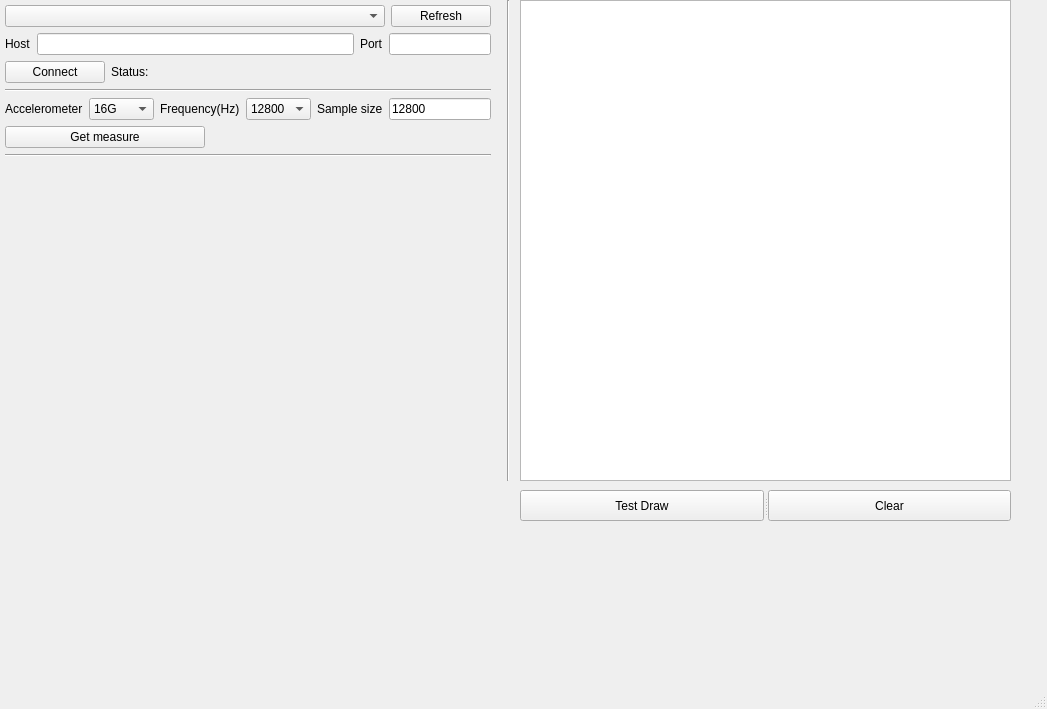
<?xml version="1.0" encoding="UTF-8"?>
<ui version="4.0">
 <class>MainWindow</class>
 <widget class="QMainWindow" name="MainWindow">
  <property name="geometry">
   <rect>
    <x>0</x>
    <y>0</y>
    <width>1047</width>
    <height>709</height>
   </rect>
  </property>
  <property name="windowTitle">
   <string>MainWindow</string>
  </property>
  <widget class="QWidget" name="centralwidget">
   <widget class="QWidget" name="verticalLayoutWidget">
    <property name="geometry">
     <rect>
      <x>0</x>
      <y>0</y>
      <width>496</width>
      <height>478</height>
     </rect>
    </property>
    <layout class="QVBoxLayout" name="verticalLayout">
     <property name="sizeConstraint">
      <enum>QLayout::SetDefaultConstraint</enum>
     </property>
     <property name="leftMargin">
      <number>5</number>
     </property>
     <property name="topMargin">
      <number>5</number>
     </property>
     <property name="rightMargin">
      <number>5</number>
     </property>
     <property name="bottomMargin">
      <number>5</number>
     </property>
     <item>
      <layout class="QHBoxLayout" name="horizontalLayout_3">
       <item>
        <widget class="QComboBox" name="HostList"/>
       </item>
       <item>
        <widget class="QPushButton" name="RefreshHostListBTN">
         <property name="minimumSize">
          <size>
           <width>20</width>
           <height>0</height>
          </size>
         </property>
         <property name="maximumSize">
          <size>
           <width>100</width>
           <height>16777215</height>
          </size>
         </property>
         <property name="baseSize">
          <size>
           <width>20</width>
           <height>0</height>
          </size>
         </property>
         <property name="text">
          <string>Refresh</string>
         </property>
        </widget>
       </item>
      </layout>
     </item>
     <item>
      <layout class="QHBoxLayout" name="horizontalLayout">
       <item>
        <widget class="QLabel" name="label">
         <property name="text">
          <string>Host</string>
         </property>
        </widget>
       </item>
       <item>
        <widget class="QLineEdit" name="HostName"/>
       </item>
       <item>
        <widget class="QLabel" name="label_2">
         <property name="text">
          <string>Port</string>
         </property>
        </widget>
       </item>
       <item>
        <widget class="QLineEdit" name="PortNumber">
         <property name="maximumSize">
          <size>
           <width>102</width>
           <height>16777215</height>
          </size>
         </property>
        </widget>
       </item>
      </layout>
     </item>
     <item>
      <layout class="QHBoxLayout" name="horizontalLayout_5">
       <item>
        <widget class="QPushButton" name="ConnectBTN">
         <property name="maximumSize">
          <size>
           <width>100</width>
           <height>16777215</height>
          </size>
         </property>
         <property name="text">
          <string>Connect</string>
         </property>
        </widget>
       </item>
       <item>
        <widget class="QLabel" name="ConnectionStatus">
         <property name="text">
          <string>Status:</string>
         </property>
        </widget>
       </item>
      </layout>
     </item>
     <item>
      <widget class="Line" name="line">
       <property name="orientation">
        <enum>Qt::Horizontal</enum>
       </property>
      </widget>
     </item>
     <item>
      <layout class="QHBoxLayout" name="horizontalLayout_2">
       <item>
        <widget class="QLabel" name="label_7">
         <property name="text">
          <string>Accelerometer</string>
         </property>
        </widget>
       </item>
       <item>
        <widget class="QComboBox" name="Acc">
         <property name="currentIndex">
          <number>3</number>
         </property>
         <item>
          <property name="text">
           <string>2G</string>
          </property>
         </item>
         <item>
          <property name="text">
           <string>4G</string>
          </property>
         </item>
         <item>
          <property name="text">
           <string>8G</string>
          </property>
         </item>
         <item>
          <property name="text">
           <string>16G</string>
          </property>
         </item>
        </widget>
       </item>
       <item>
        <widget class="QLabel" name="label_9">
         <property name="text">
          <string>Frequency(Hz)</string>
         </property>
        </widget>
       </item>
       <item>
        <widget class="QComboBox" name="SampleFreq">
         <property name="currentIndex">
          <number>4</number>
         </property>
         <item>
          <property name="text">
           <string>800</string>
          </property>
         </item>
         <item>
          <property name="text">
           <string>1600</string>
          </property>
         </item>
         <item>
          <property name="text">
           <string>3200</string>
          </property>
         </item>
         <item>
          <property name="text">
           <string>6400</string>
          </property>
         </item>
         <item>
          <property name="text">
           <string>12800</string>
          </property>
         </item>
        </widget>
       </item>
       <item>
        <widget class="QLabel" name="label_8">
         <property name="text">
          <string>Sample size</string>
         </property>
        </widget>
       </item>
       <item>
        <widget class="QLineEdit" name="SampleSize">
         <property name="maximumSize">
          <size>
           <width>102</width>
           <height>16777215</height>
          </size>
         </property>
         <property name="text">
          <string>12800</string>
         </property>
        </widget>
       </item>
      </layout>
     </item>
     <item>
      <widget class="QPushButton" name="GetMeasureBTN">
       <property name="maximumSize">
        <size>
         <width>200</width>
         <height>16777215</height>
        </size>
       </property>
       <property name="text">
        <string>Get measure</string>
       </property>
      </widget>
     </item>
     <item>
      <widget class="Line" name="line_2">
       <property name="orientation">
        <enum>Qt::Horizontal</enum>
       </property>
      </widget>
     </item>
     <item>
      <spacer name="verticalSpacer">
       <property name="orientation">
        <enum>Qt::Vertical</enum>
       </property>
       <property name="sizeHint" stdset="0">
        <size>
         <width>20</width>
         <height>40</height>
        </size>
       </property>
      </spacer>
     </item>
    </layout>
   </widget>
   <widget class="Line" name="line_3">
    <property name="geometry">
     <rect>
      <x>500</x>
      <y>0</y>
      <width>16</width>
      <height>481</height>
     </rect>
    </property>
    <property name="orientation">
     <enum>Qt::Vertical</enum>
    </property>
   </widget>
   <widget class="PlotWidget" name="graphicsView">
    <property name="geometry">
     <rect>
      <x>520</x>
      <y>0</y>
      <width>491</width>
      <height>481</height>
     </rect>
    </property>
   </widget>
   <widget class="QSplitter" name="splitter">
    <property name="geometry">
     <rect>
      <x>520</x>
      <y>490</y>
      <width>491</width>
      <height>31</height>
     </rect>
    </property>
    <property name="orientation">
     <enum>Qt::Horizontal</enum>
    </property>
    <widget class="QPushButton" name="pushButton">
     <property name="text">
      <string>Test Draw</string>
     </property>
    </widget>
    <widget class="QPushButton" name="pushButton_2">
     <property name="text">
      <string>Clear</string>
     </property>
    </widget>
   </widget>
  </widget>
  <widget class="QMenuBar" name="menubar">
   <property name="geometry">
    <rect>
     <x>0</x>
     <y>0</y>
     <width>1047</width>
     <height>25</height>
    </rect>
   </property>
  </widget>
  <widget class="QStatusBar" name="statusbar"/>
 </widget>
 <customwidgets>
  <customwidget>
   <class>PlotWidget</class>
   <extends>QGraphicsView</extends>
   <header>pyqtgraph</header>
  </customwidget>
 </customwidgets>
 <resources/>
 <connections/>
</ui>
